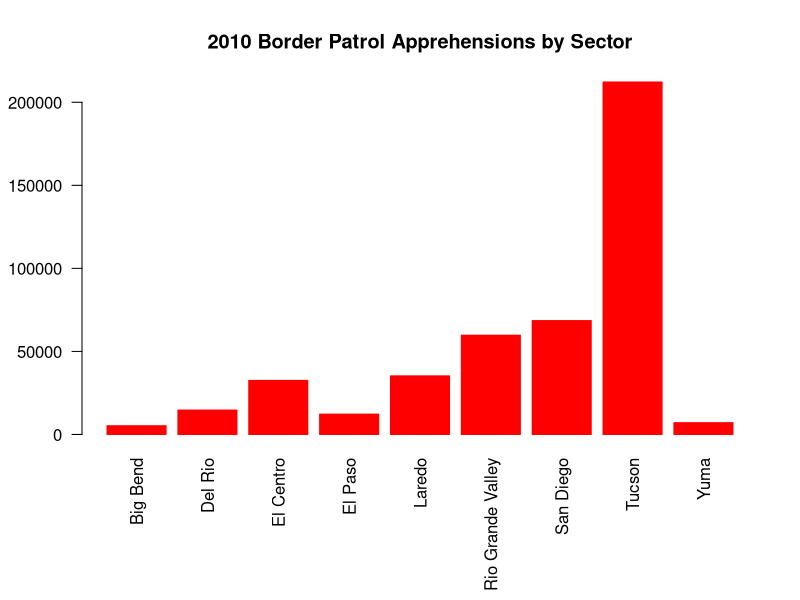
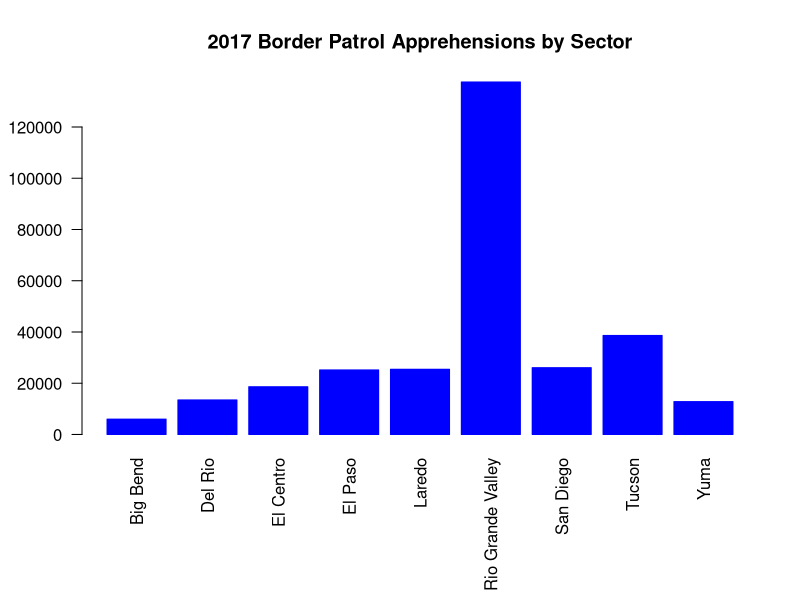
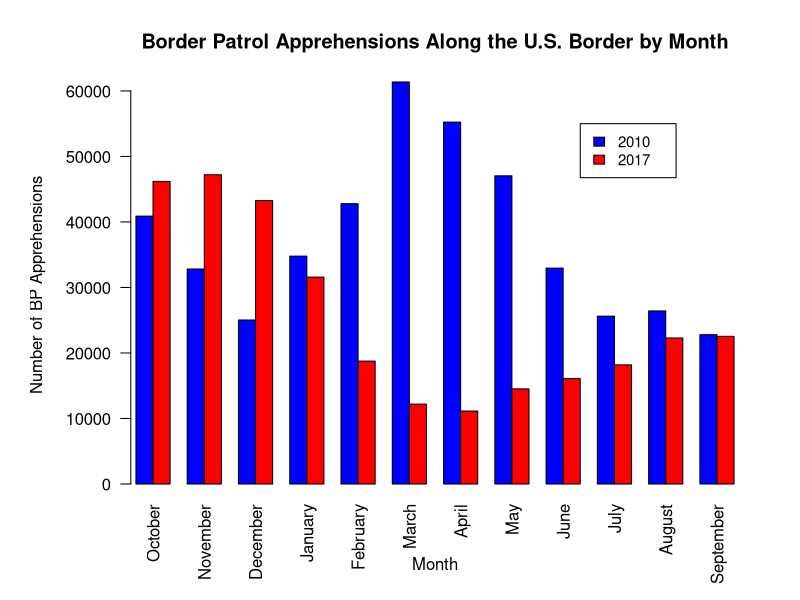
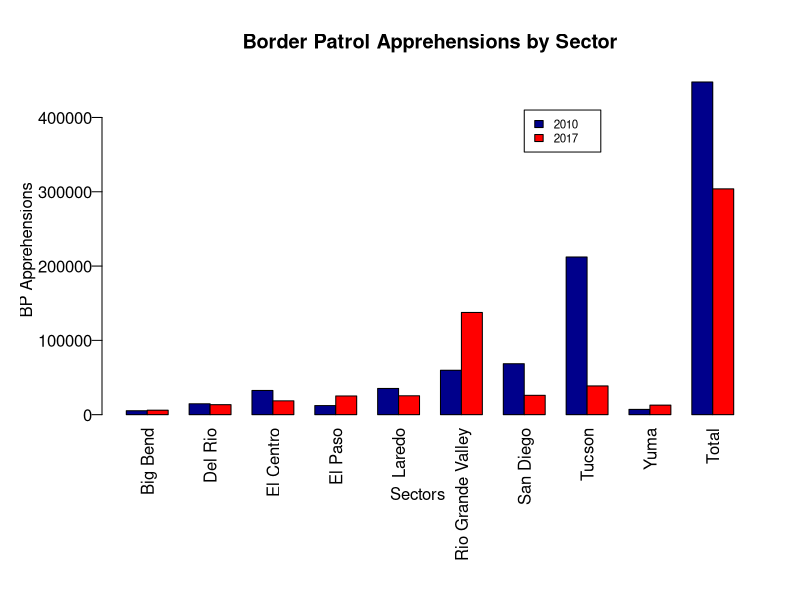

Generate these figures, in order, with R: (Note: this script raises an error after producing the figures.)
## ---- chunk 1
knitr::opts_chunk$set(echo = TRUE)
## ---- chunk 2
# Read in data
A2010 <- read.csv( "BP Apprehensions 2010.csv" , header = TRUE, stringsAsFactors = FALSE)
A2017 <- read.csv("PB Apprehensions 2017.csv", header = TRUE, stringsAsFactors = FALSE)

## Use strings in Col 1 as row names
rownames(A2010) <- A2010[,1]

## Drop column 1
A2010 <-  subset(A2010, select= -c(Sector))

## rbind ColSums to dataframe
A2010 <- rbind(A2010, colSums(A2010))

## rbind assigns a rowname -- drop this name
-length(rownames(A2010))  

## rename the row with column totals "Total"
rownames(A2010) <- c(rownames(A2010)[-length(rownames(A2010))], "Total")

## cbind rowSums to dataframd
A2010 <- cbind(A2010,rowSums(A2010))

## rename last column "Totals
colnames(A2010) <- c(colnames(A2010)[-length(colnames(A2010))], "Total")

####################################################################################

## Use strings in Col 1 as row names
rownames(A2017) <- A2017[,1]

## Drop column 1
A2017 <-  subset(A2017, select= -c(Sector))

## rbind ColSums to dataframe
A2017 <- rbind(A2017, colSums(A2017))

## rbind assigns a rowname -- drop this name
-length(rownames(A2017))  

## rename the row with column totals "Total"
rownames(A2017) <- c(rownames(A2017)[-length(rownames(A2017))], "Total")

## cbind rowSums to dataframd
A2017 <- cbind(A2017,rowSums(A2017))

## rename last column "Totals
colnames(A2017) <- c(colnames(A2017)[-length(colnames(A2017))], "Total")

# Barplot for 2010 Border Apprehensions data 
par(omi=c(0.6, 0, 0, 0))
barplot(A2010[1:9,13], 
        names.arg = rownames(A2010)[1:9], 
        las=2,
        axisnames=TRUE,
        main="2010 Border Patrol Apprehensions by Sector",
        border="red",
        col="red")
## ---- chunk 3
# Barplot for 2017 Border Apprehensions data 
par(omi=c(0.6, 0, 0, 0))
barplot(A2017[1:9,13], 
        names.arg = rownames(A2017)[1:9], 
        las=2,
        axisnames=TRUE,
        main="2017 Border Patrol Apprehensions by Sector",
        border="blue",
        col="blue")

## ---- chunk 4
# Extract monthly totals from 2017 and 2010 data sets
newtab <- A2017[10,1:12]
newtab2 <-A2010[10,1:12]

# Create new matrix with monthly totals
finaltab <- rbind(newtab2, newtab)
as.matrix(finaltab[1:2, 1:12])

# Set margin spacing
par(omi=c(0.1, 0.3, 0, 0))

# Set spacing between labels and axis
par(mgp=c(3.3, 1, 0))


# Plot double bar graph for border apprehensions by month
barplot(as.matrix(finaltab[1:2, 1:12]), 
        main="Border Patrol Apprehensions Along the U.S. Border by Month",
        xlab="Month", col=c("blue","red"),
        pos=0.7,
        ylab= "Number of BP Apprehensions",
        beside = TRUE, 
        las=2,
        axisnames=TRUE)

# Create legend for years

(legend(x=27, y=55000, legend=c("2010", "2017"), fill= c("blue", "red"), cex=0.9, text.width=3))

## ---- chunk 5
# Don't use scientific notation
options(scipen=999)

# Extract sector totals of apprehensions for 2017 and 2010 and make a matrix
sectot17 <- A2017[1:10, 13]
sectot10 <- A2010[1:10, 13]
finsect <- rbind(sectot10, sectot17)

# Set margin spacing 
par(omi=c(0.8, 0.20, 0, 0))

# Set spacing between labels and axis
par(mgp=c(3.3, 0.5, 0))

# Graph total apprehensions for each sector in 2017 and 2010
barplot(finsect, main="Border Patrol Apprehensions by Sector",
        names.arg = rownames(A2017)[1:10],
        las=2,
        axisnames=TRUE,
        xlab="Sectors     ", col=c("darkblue","red"),
        ylab= "BP Apprehensions",
        beside = TRUE)

# Create legend for years
legend(x=20, y= 410000, legend= c("2010", "2017"), fill = c("darkblue", "red"), cex=0.7, text.width=2)


## ---- chunk 6

## Generate paired t-test to compare BP apprehensions for Tucson
t.test(as.numeric(A2010[8, 1:12]), as.numeric(A2017[8, 1:12]), paired=TRUE)
## ---- chunk 7
## Generate paired t-test to compare BP apprehensions for Rio Grande 
t.test(as.numeric(A2010[6, 1:12]), as.numeric(A2017[6, 1:12]), paired=TRUE)

## ---- chunk 8
## T-test for March, April, and May of 2010

t.test(as.numeric(A2010[10, 6:8]), as.numeric(A2017[10, 6:8]), paired=TRUE)
## ---- chunk 9
knitr::include_graphics('./cropped-banner_efpt.jpg')
## ---- chunk 10

## T-test for October, November, and December of 2017

t.test(as.numeric(A2010[10, 1:3]), as.numeric(A2017[10, 1:3]), paired=TRUE)

